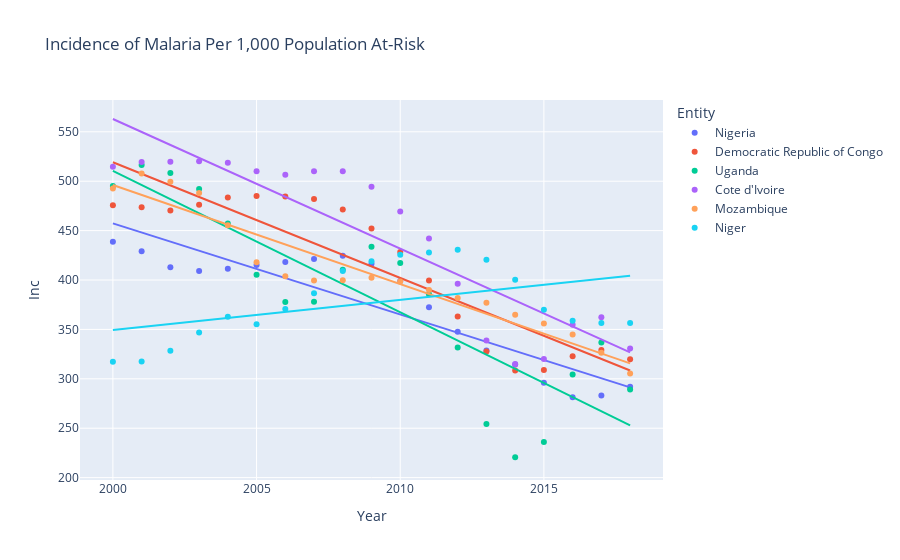

This figure's notebook cell:
### Markdown cell above
The first plot shows the incidence of malaria in the six countries of interest has been steadily decreasing since 2000. The best-fit line for Niger has a positive slope, but a clear nonlinear pattern that began decreasing after 2012 can be seen in the data points.

### Code cell
#hide_input
fig = px.scatter(
    top6,
    x="Year",
    y="Inc",
    color="Entity",
    trendline = "ols",
    title = "Incidence of Malaria Per 1,000 Population At-Risk",
)
fig.show()

### Figure 1 — Plotly figure (JSON) as saved in the notebook; plotly's stock layout.template omitted (floating-point values rounded to 4 significant figures)
{"data": [{"hovertemplate": "Entity=Nigeria<br>Year=%{x}<br>Inc=%{y}<extra></extra>", "legendgroup": "Nigeria", "marker": {"color": "#636efa", "symbol": "circle"}, "mode": "markers", "name": "Nigeria", "orientation": "v", "showlegend": true, "type": "scatter", "x": [2000, 2001, 2002, 2003, 2004, 2005, 2006, 2007, 2008, 2009, 2010, 2011, 2012, 2013, 2014, 2015, 2016, 2017, 2018], "xaxis": "x", "y": [438.8, 429.0, 413.0, 409.2, 411.4, 415.3, 418.2, 421.3, 424.7, 416.6, 398.9, 372.6, 347.7, 328.7, 314.4, 296.1, 281.4, 283.1, 291.9], "yaxis": "y"}, {"hovertemplate": "<b>OLS trendline</b><br>Inc = -9.21866 * Year + 18894.6<br>R<sup>2</sup>=0.832040<br><br>Entity=Nigeria<br>Year=%{x}<br>Inc=%{y} <b>(trend)</b><extra></extra>", "legendgroup": "Nigeria", "marker": {"color": "#636efa", "symbol": "circle"}, "mode": "lines", "name": "Nigeria", "showlegend": false, "type": "scatter", "x": [2000, 2001, 2002, 2003, 2004, 2005, 2006, 2007, 2008, 2009, 2010, 2011, 2012, 2013, 2014, 2015, 2016, 2017, 2018], "xaxis": "x", "y": [457.3, 448.1, 438.8, 429.6, 420.4, 411.2, 402.0, 392.8, 383.5, 374.3, 365.1, 355.9, 346.7, 337.4, 328.2, 319.0, 309.8, 300.6, 291.3], "yaxis": "y"}, {"hovertemplate": "Entity=Democratic Republic of Congo<br>Year=%{x}<br>Inc=%{y}<extra></extra>", "legendgroup": "Democratic Republic of Congo", "marker": {"color": "#EF553B", "symbol": "circle"}, "mode": "markers", "name": "Democratic Republic of Congo", "orientation": "v", "showlegend": true, "type": "scatter", "x": [2000, 2001, 2002, 2003, 2004, 2005, 2006, 2007, 2008, 2009, 2010, 2011, 2012, 2013, 2014, 2015, 2016, 2017, 2018], "xaxis": "x", "y": [475.7, 473.6, 470.4, 476.1, 483.4, 485.1, 484.5, 481.9, 471.4, 452.2, 428.3, 399.6, 363.0, 327.6, 308.4, 308.8, 322.8, 329.1, 319.8], "yaxis": "y"}, {"hovertemplate": "<b>OLS trendline</b><br>Inc = -11.7067 * Year + 23932.6<br>R<sup>2</sup>=0.816331<br><br>Entity=Democratic Republic of Congo<br>Year=%{x}<br>Inc=%{y} <b>(trend)</b><extra></extra>", "legendgroup": "Democratic Republic of Congo", "marker": {"color": "#EF553B", "symbol": "circle"}, "mode": "lines", "name": "Democratic Republic of Congo", "showlegend": false, "type": "scatter", "x": [2000, 2001, 2002, 2003, 2004, 2005, 2006, 2007, 2008, 2009, 2010, 2011, 2012, 2013, 2014, 2015, 2016, 2017, 2018], "xaxis": "x", "y": [519.1, 507.4, 495.7, 484.0, 472.3, 460.6, 448.9, 437.2, 425.5, 413.8, 402.1, 390.4, 378.7, 367.0, 355.2, 343.5, 331.8, 320.1, 308.4], "yaxis": "y"}, {"hovertemplate": "Entity=Uganda<br>Year=%{x}<br>Inc=%{y}<extra></extra>", "legendgroup": "Uganda", "marker": {"color": "#00cc96", "symbol": "circle"}, "mode": "markers", "name": "Uganda", "orientation": "v", "showlegend": true, "type": "scatter", "x": [2000, 2001, 2002, 2003, 2004, 2005, 2006, 2007, 2008, 2009, 2010, 2011, 2012, 2013, 2014, 2015, 2016, 2017, 2018], "xaxis": "x", "y": [495.3, 516.3, 508.4, 492.1, 457.2, 405.4, 377.7, 377.9, 410.5, 433.8, 417.3, 385.7, 331.8, 254.2, 220.6, 236.1, 304.4, 336.8, 289.2], "yaxis": "y"}, {"hovertemplate": "<b>OLS trendline</b><br>Inc = -14.3124 * Year + 29135.2<br>R<sup>2</sup>=0.764046<br><br>Entity=Uganda<br>Year=%{x}<br>Inc=%{y} <b>(trend)</b><extra></extra>", "legendgroup": "Uganda", "marker": {"color": "#00cc96", "symbol": "circle"}, "mode": "lines", "name": "Uganda", "showlegend": false, "type": "scatter", "x": [2000, 2001, 2002, 2003, 2004, 2005, 2006, 2007, 2008, 2009, 2010, 2011, 2012, 2013, 2014, 2015, 2016, 2017, 2018], "xaxis": "x", "y": [510.4, 496.1, 481.8, 467.5, 453.2, 438.9, 424.6, 410.2, 395.9, 381.6, 367.3, 353.0, 338.7, 324.4, 310.1, 295.7, 281.4, 267.1, 252.8], "yaxis": "y"}, {"hovertemplate": "Entity=Cote d'Ivoire<br>Year=%{x}<br>Inc=%{y}<extra></extra>", "legendgroup": "Cote d'Ivoire", "marker": {"color": "#ab63fa", "symbol": "circle"}, "mode": "markers", "name": "Cote d'Ivoire", "orientation": "v", "showlegend": true, "type": "scatter", "x": [2000, 2001, 2002, 2003, 2004, 2005, 2006, 2007, 2008, 2009, 2010, 2011, 2012, 2013, 2014, 2015, 2016, 2017, 2018], "xaxis": "x", "y": [514.6, 519.5, 519.6, 520.1, 518.7, 510.0, 506.6, 510.0, 510.1, 494.5, 469.3, 442.1, 396.3, 338.9, 315.1, 320.0, 354.7, 362.4, 330.6], "yaxis": "y"}, {"hovertemplate": "<b>OLS trendline</b><br>Inc = -13.1199 * Year + 26802.7<br>R<sup>2</sup>=0.812428<br><br>Entity=Cote d'Ivoire<br>Year=%{x}<br>Inc=%{y} <b>(trend)</b><extra></extra>", "legendgroup": "Cote d'Ivoire", "marker": {"color": "#ab63fa", "symbol": "circle"}, "mode": "lines", "name": "Cote d'Ivoire", "showlegend": false, "type": "scatter", "x": [2000, 2001, 2002, 2003, 2004, 2005, 2006, 2007, 2008, 2009, 2010, 2011, 2012, 2013, 2014, 2015, 2016, 2017, 2018], "xaxis": "x", "y": [563.0, 549.8, 536.7, 523.6, 510.5, 497.4, 484.2, 471.1, 458.0, 444.9, 431.8, 418.6, 405.5, 392.4, 379.3, 366.2, 353.0, 339.9, 326.8], "yaxis": "y"}, {"hovertemplate": "Entity=Mozambique<br>Year=%{x}<br>Inc=%{y}<extra></extra>", "legendgroup": "Mozambique", "marker": {"color": "#FFA15A", "symbol": "circle"}, "mode": "markers", "name": "Mozambique", "orientation": "v", "showlegend": true, "type": "scatter", "x": [2000, 2001, 2002, 2003, 2004, 2005, 2006, 2007, 2008, 2009, 2010, 2011, 2012, 2013, 2014, 2015, 2016, 2017, 2018], "xaxis": "x", "y": [492.6, 507.7, 499.5, 488.1, 455.5, 417.9, 403.9, 399.4, 399.8, 402.3, 398.4, 389.9, 381.8, 377.0, 364.8, 355.9, 344.8, 326.4, 305.4], "yaxis": "y"}, {"hovertemplate": "<b>OLS trendline</b><br>Inc = -10.027 * Year + 20550.1<br>R<sup>2</sup>=0.921740<br><br>Entity=Mozambique<br>Year=%{x}<br>Inc=%{y} <b>(trend)</b><extra></extra>", "legendgroup": "Mozambique", "marker": {"color": "#FFA15A", "symbol": "circle"}, "mode": "lines", "name": "Mozambique", "showlegend": false, "type": "scatter", "x": [2000, 2001, 2002, 2003, 2004, 2005, 2006, 2007, 2008, 2009, 2010, 2011, 2012, 2013, 2014, 2015, 2016, 2017, 2018], "xaxis": "x", "y": [496.1, 486.1, 476.0, 466.0, 456.0, 446.0, 435.9, 425.9, 415.9, 405.8, 395.8, 385.8, 375.8, 365.7, 355.7, 345.7, 335.7, 325.6, 315.6], "yaxis": "y"}, {"hovertemplate": "Entity=Niger<br>Year=%{x}<br>Inc=%{y}<extra></extra>", "legendgroup": "Niger", "marker": {"color": "#19d3f3", "symbol": "circle"}, "mode": "markers", "name": "Niger", "orientation": "v", "showlegend": true, "type": "scatter", "x": [2000, 2001, 2002, 2003, 2004, 2005, 2006, 2007, 2008, 2009, 2010, 2011, 2012, 2013, 2014, 2015, 2016, 2017, 2018], "xaxis": "x", "y": [317.3, 317.5, 328.3, 346.8, 362.8, 355.2, 370.7, 386.7, 409.1, 419.1, 425.6, 427.9, 430.5, 420.5, 400.3, 369.8, 358.7, 356.6, 356.6], "yaxis": "y"}, {"hovertemplate": "<b>OLS trendline</b><br>Inc = 3.05922 * Year + -5769.13<br>R<sup>2</sup>=0.209458<br><br>Entity=Niger<br>Year=%{x}<br>Inc=%{y} <b>(trend)</b><extra></extra>", "legendgroup": "Niger", "marker": {"color": "#19d3f3", "symbol": "circle"}, "mode": "lines", "name": "Niger", "showlegend": false, "type": "scatter", "x": [2000, 2001, 2002, 2003, 2004, 2005, 2006, 2007, 2008, 2009, 2010, 2011, 2012, 2013, 2014, 2015, 2016, 2017, 2018], "xaxis": "x", "y": [349.3, 352.4, 355.4, 358.5, 361.5, 364.6, 367.7, 370.7, 373.8, 376.8, 379.9, 383.0, 386.0, 389.1, 392.1, 395.2, 398.3, 401.3, 404.4], "yaxis": "y"}], "layout": {"legend": {"title": {"text": "Entity"}, "tracegroupgap": 0}, "title": {"text": "Incidence of Malaria Per 1,000 Population At-Risk"}, "xaxis": {"anchor": "y", "domain": [0, 1], "title": {"text": "Year"}}, "yaxis": {"anchor": "x", "domain": [0, 1], "title": {"text": "Inc"}}}}
